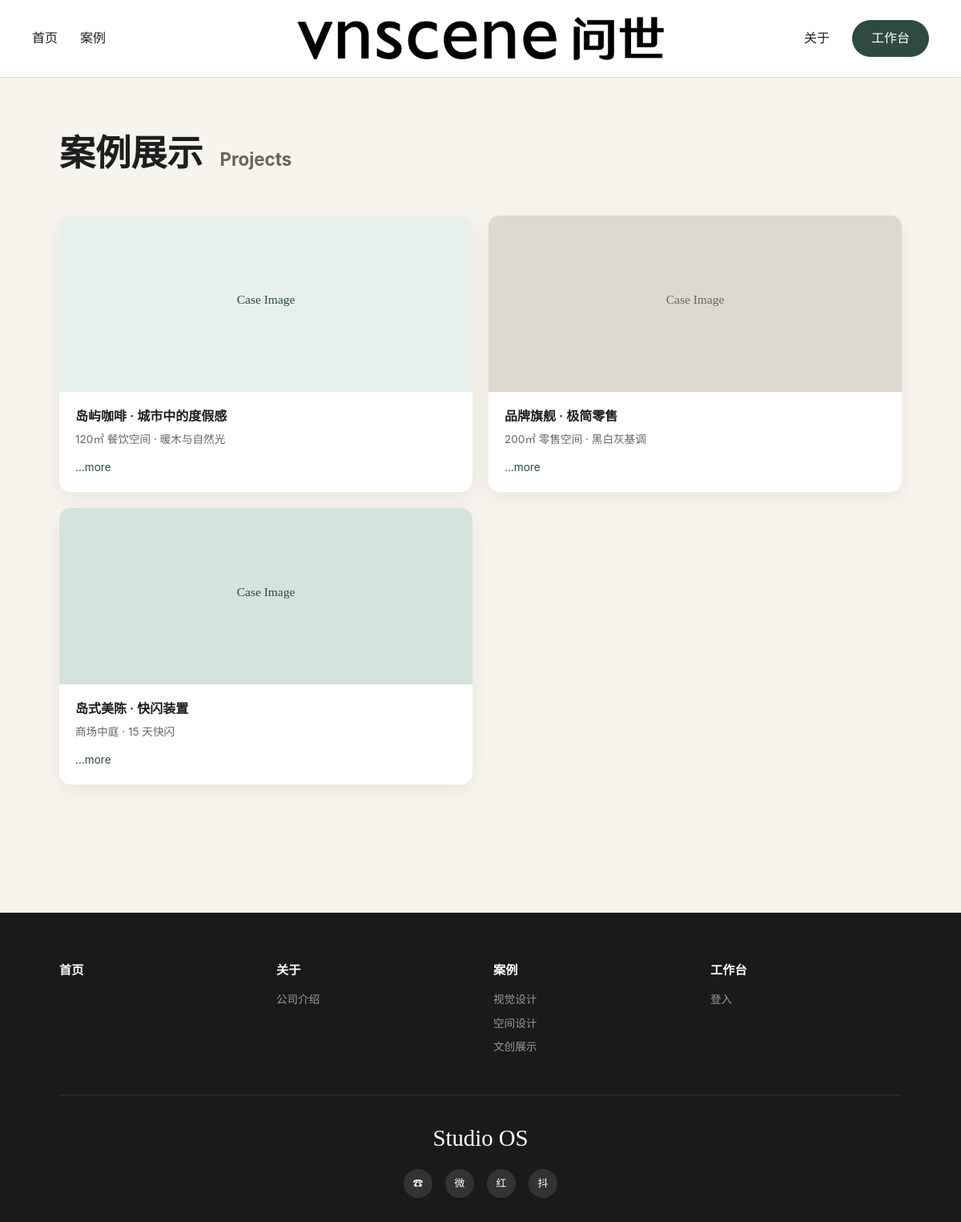
The app's page /cases with its own data.
### tables this page shows
CREATE TABLE cases (
  id INTEGER PRIMARY KEY AUTOINCREMENT,
  slug TEXT UNIQUE NOT NULL,
  title TEXT NOT NULL,
  subtitle TEXT,
  description TEXT,
  cover_image TEXT,
  sort_order INTEGER DEFAULT 0,
  is_online BOOLEAN DEFAULT FALSE,
  created_at DATETIME DEFAULT CURRENT_TIMESTAMP
);

### app/routers/public.py (the view)
@router.get("/cases", response_class=HTMLResponse)
async def cases_list(request: Request):
    with db_session() as conn:
        cases = rows_to_list(
            conn.execute(
                "SELECT * FROM cases WHERE is_online = 1 ORDER BY sort_order, id DESC"
            ).fetchall()
        )
    return templates.TemplateResponse(
        "public/cases.html",
        {
            "request": request,
            "studio": get_studio_profile(),
            "cases": cases,
            "contact": load_contact(),
        },
    )

### templates/public/cases.html (shortened to what this page needs)
{% extends "public/base.html" %}
{% block content %}
<section class="cases-page">
  <div class="container">
    <h1 class="page-title">案例展示 <span>Projects</span></h1>
    <div class="cases-grid">
      {% for case in cases %}
      <a href="/cases/{{ case.slug }}" class="case-card">
          <div class="case-img">
            <img src="{{ case.cover_image }}" alt="{{ case.title }}">
          </div>
          <div class="case-info">
            <h3>{{ case.title }}</h3>
            <p>{{ case.subtitle }}</p>
          <span class="case-more">...more</span>
        </div>
      </a>
      {% endfor %}
    </div>
  </div>
</section>
{% endblock %}

### static/css/style.css (style rules this page uses)
:root { --bg: #f7f4ee; --surface: #ffffff; --text: #1c201d; --muted: #6a645d; --accent: #2f4a3f; --accent-light: #eaf0ec; --border: #e3ddd2; --radius: 14px; --shadow: 0 10px 30px rgba(47, 74, 63, 0.08); --font: "PingFang SC", "Inter", -apple-system, BlinkMacSystemFont, "Segoe UI", sans-serif; --font-display: "Songti SC", "STSong", "Georgia", "Times New Roman", serif; }
* { box-sizing: border-box; margin: 0; padding: 0; }
body { font-family: var(--font); background: var(--bg); color: var(--text); line-height: 1.6; min-height: 100vh; }
a { color: var(--accent); text-decoration: none; }
.container { max-width: 1100px; margin: 0 auto; padding: 0 24px; }
.case-card { background: var(--surface); border-radius: var(--radius); overflow: hidden; box-shadow: var(--shadow); transition: transform .2s; }
.case-card img { width: 100%; aspect-ratio: 4/3; object-fit: cover; background: var(--accent-light); }
.case-card h3 { font-size: 1.05rem; margin-bottom: 6px; }
.case-card p { color: var(--muted); font-size: .875rem; }
.cases-grid { display: grid; grid-template-columns: repeat(4, 1fr); gap: 20px; }
.case-card { background: var(--surface); border-radius: var(--radius); overflow: hidden; box-shadow: var(--shadow); transition: transform .25s ease, box-shadow .25s ease; }
.case-img { width: 100%; height: 220px; background: #d4c5b3; background-size: cover; background-position: center; }
.case-info { padding: 18px 20px; }
.case-info h3 { font-size: 1rem; font-weight: 600; margin-bottom: 6px; color: var(--text); }
.case-info p { font-size: 0.85rem; color: var(--muted); margin-bottom: 10px; }
.case-more { font-size: 0.85rem; color: var(--accent); text-decoration: none; }
.cases-grid { display:grid; grid-template-columns: repeat(2, 1fr); gap:20px; margin-top:30px; }
.case-card { background:#fff; border-radius:14px; overflow:hidden; box-shadow:0 8px 24px rgba(0,0,0,.06); }
.case-img { width:100%; height:220px; background-size:cover; background-position:center; }
.cases-grid { display: grid !important; grid-template-columns: repeat(2, 1fr) !important; gap: 20px; margin-top: 30px; }
.case-card { background: var(--surface, #fff); border-radius: 14px; overflow: hidden; box-shadow: 0 8px 24px rgba(0,0,0,.06); }
.case-img { width: 100%; height: 220px; background-size: cover; background-position: center; background-repeat: no-repeat; }
.case-img { overflow: hidden; }
.case-img img { width: 100%; height: 100%; object-fit: cover; display: block; }
.cases-page { padding: 60px 0 80px; }
.page-title { font-family: var(--font-display); font-size: clamp(2rem, 4vw, 2.8rem); margin-bottom: 40px; }
.page-title span { font-family: var(--font); font-size: 0.5em; color: var(--muted); margin-left: 10px; }

### records on screen
cases: cover_image (placeholder picture), title "岛屿咖啡 · 城市中的度假感", subtitle "120㎡ 餐饮空间 · 暖木与自然光"
cases: cover_image (placeholder picture), title "品牌旗舰 · 极简零售", subtitle "200㎡ 零售空间 · 黑白灰基调"
cases: cover_image (placeholder picture), title "岛式美陈 · 快闪装置", subtitle "商场中庭 · 15 天快闪"
